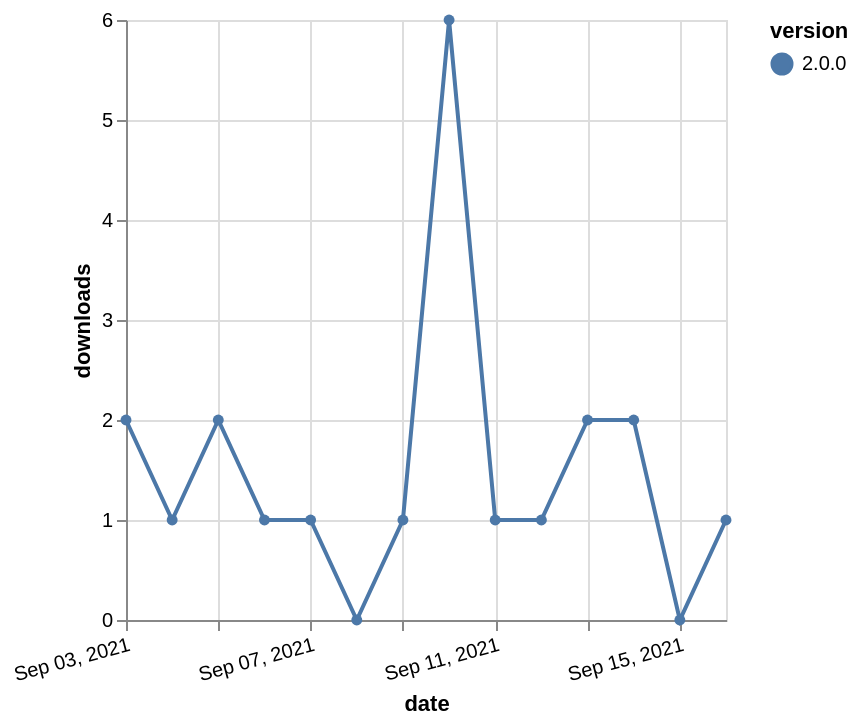

This figure's Vega-Lite source:
### Vega-Lite specification from a JSON file in a GitHub repository (floating-point values rounded to 4 significant figures)
{"$schema": "https://vega.github.io/schema/vega-lite/v5.json", "description": "A simple bar chart with embedded data.", "data": {"values": [{"date": "2021-09-03", "total": 364, "delta": 2, "version": "2.0.0"}, {"date": "2021-09-04", "total": 365, "delta": 1, "version": "2.0.0"}, {"date": "2021-09-05", "total": 367, "delta": 2, "version": "2.0.0"}, {"date": "2021-09-06", "total": 368, "delta": 1, "version": "2.0.0"}, {"date": "2021-09-07", "total": 369, "delta": 1, "version": "2.0.0"}, {"date": "2021-09-08", "total": 369, "delta": 0, "version": "2.0.0"}, {"date": "2021-09-09", "total": 370, "delta": 1, "version": "2.0.0"}, {"date": "2021-09-10", "total": 376, "delta": 6, "version": "2.0.0"}, {"date": "2021-09-11", "total": 377, "delta": 1, "version": "2.0.0"}, {"date": "2021-09-12", "total": 378, "delta": 1, "version": "2.0.0"}, {"date": "2021-09-13", "total": 380, "delta": 2, "version": "2.0.0"}, {"date": "2021-09-14", "total": 382, "delta": 2, "version": "2.0.0"}, {"date": "2021-09-15", "total": 382, "delta": 0, "version": "2.0.0"}, {"date": "2021-09-16", "total": 383, "delta": 1, "version": "2.0.0"}]}, "width": "container", "mark": {"type": "line", "point": {"filled": true}}, "encoding": {"x": {"field": "date", "type": "temporal", "timeUnit": "yearmonthdate", "title": "date", "axis": {"labelAngle": -15}}, "y": {"field": "delta", "type": "quantitative", "title": "downloads"}, "color": {"field": "version", "type": "nominal"}, "tooltip": {"field": "delta"}}}
